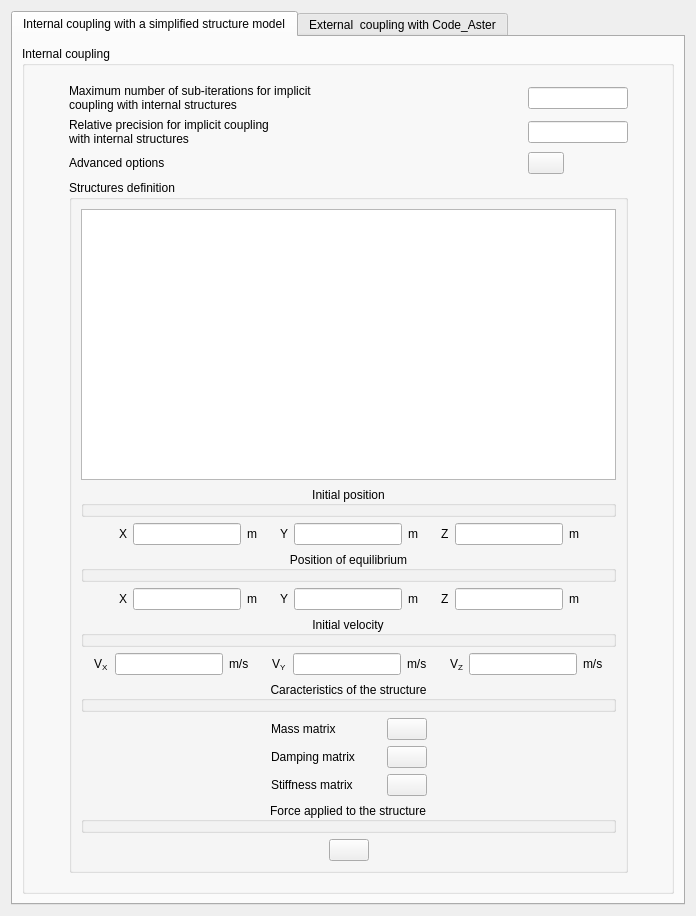
<ui version="4.0" >
 <class>FluidStructureInteractionForm</class>
 <widget class="QWidget" name="FluidStructureInteractionForm" >
  <property name="geometry" >
   <rect>
    <x>0</x>
    <y>0</y>
    <width>696</width>
    <height>916</height>
   </rect>
  </property>
  <property name="windowTitle" >
   <string>Form</string>
  </property>
  <layout class="QGridLayout" name="gridLayout_5" >
   <item rowspan="2" row="0" column="0" colspan="2" >
    <widget class="QTabWidget" name="tabWidget" >
     <property name="currentIndex" >
      <number>0</number>
     </property>
     <widget class="QWidget" name="tab" >
      <attribute name="title" >
       <string>Internal coupling with a simplified structure model</string>
      </attribute>
      <layout class="QGridLayout" name="gridLayout_4" >
       <item row="0" column="0" >
        <widget class="QGroupBox" name="groupBoxALE" >
         <property name="enabled" >
          <bool>true</bool>
         </property>
         <property name="acceptDrops" >
          <bool>false</bool>
         </property>
         <property name="autoFillBackground" >
          <bool>false</bool>
         </property>
         <property name="title" >
          <string>Internal coupling</string>
         </property>
         <property name="flat" >
          <bool>false</bool>
         </property>
         <property name="checkable" >
          <bool>false</bool>
         </property>
         <layout class="QGridLayout" name="gridLayout_3" >
          <item row="0" column="0" >
           <widget class="QFrame" name="frame" >
            <property name="frameShape" >
             <enum>QFrame::NoFrame</enum>
            </property>
            <property name="frameShadow" >
             <enum>QFrame::Raised</enum>
            </property>
            <layout class="QHBoxLayout" name="horizontalLayout_11" >
             <item>
              <spacer>
               <property name="orientation" >
                <enum>Qt::Horizontal</enum>
               </property>
               <property name="sizeHint" stdset="0" >
                <size>
                 <width>7</width>
                 <height>13</height>
                </size>
               </property>
              </spacer>
             </item>
             <item>
              <layout class="QVBoxLayout" name="verticalLayout_3" >
               <item>
                <layout class="QGridLayout" name="gridLayout" >
                 <item row="0" column="0" >
                  <widget class="QLabel" name="labelNALIMX" >
                   <property name="toolTip" >
                    <string>Code_Saturne key word: NALIMX</string>
                   </property>
                   <property name="text" >
                    <string>Maximum number of sub-iterations for implicit
coupling with internal structures</string>
                   </property>
                  </widget>
                 </item>
                 <item row="0" column="1" >
                  <spacer>
                   <property name="orientation" >
                    <enum>Qt::Horizontal</enum>
                   </property>
                   <property name="sizeHint" stdset="0" >
                    <size>
                     <width>16</width>
                     <height>16</height>
                    </size>
                   </property>
                  </spacer>
                 </item>
                 <item row="0" column="2" >
                  <widget class="QLineEdit" name="lineEditNALIMX" >
                   <property name="maximumSize" >
                    <size>
                     <width>100</width>
                     <height>16777215</height>
                    </size>
                   </property>
                   <property name="toolTip" >
                    <string>Code_Saturne key word: NALIMX</string>
                   </property>
                  </widget>
                 </item>
                 <item row="1" column="0" >
                  <widget class="QLabel" name="labelEPALIM" >
                   <property name="toolTip" >
                    <string>Code_Saturne key word: EPALIM</string>
                   </property>
                   <property name="text" >
                    <string>Relative precision for implicit coupling
with internal structures</string>
                   </property>
                  </widget>
                 </item>
                 <item row="1" column="1" >
                  <spacer>
                   <property name="orientation" >
                    <enum>Qt::Horizontal</enum>
                   </property>
                   <property name="sizeHint" stdset="0" >
                    <size>
                     <width>20</width>
                     <height>20</height>
                    </size>
                   </property>
                  </spacer>
                 </item>
                 <item row="1" column="2" >
                  <widget class="QLineEdit" name="lineEditEPALIM" >
                   <property name="maximumSize" >
                    <size>
                     <width>100</width>
                     <height>16777215</height>
                    </size>
                   </property>
                   <property name="toolTip" >
                    <string>Code_Saturne key word: EPALIM</string>
                   </property>
                  </widget>
                 </item>
                 <item row="2" column="0" >
                  <widget class="QLabel" name="label" >
                   <property name="text" >
                    <string>Advanced options</string>
                   </property>
                  </widget>
                 </item>
                 <item row="2" column="1" >
                  <spacer>
                   <property name="orientation" >
                    <enum>Qt::Horizontal</enum>
                   </property>
                   <property name="sizeHint" stdset="0" >
                    <size>
                     <width>20</width>
                     <height>22</height>
                    </size>
                   </property>
                  </spacer>
                 </item>
                 <item row="2" column="2" >
                  <widget class="QPushButton" name="pushButtonAdvanced" >
                   <property name="maximumSize" >
                    <size>
                     <width>36</width>
                     <height>16777215</height>
                    </size>
                   </property>
                   <property name="icon" >
                    <iconset resource="resources_pages.qrc" >
                     <normaloff>:/new/prefix1/icons/22x22/preferences-system.png</normaloff>:/new/prefix1/icons/22x22/preferences-system.png</iconset>
                   </property>
                   <property name="iconSize" >
                    <size>
                     <width>22</width>
                     <height>22</height>
                    </size>
                   </property>
                  </widget>
                 </item>
                </layout>
               </item>
               <item>
                <widget class="QGroupBox" name="groupBox" >
                 <property name="title" >
                  <string>Structures definition</string>
                 </property>
                 <layout class="QGridLayout" name="gridLayout_2" >
                  <item row="0" column="0" >
                   <layout class="QVBoxLayout" name="verticalLayout_2" >
                    <item>
                     <widget class="QTableView" name="tableInternalCoupling" />
                    </item>
                    <item>
                     <layout class="QVBoxLayout" name="verticalLayout" >
                      <item>
                       <widget class="QGroupBox" name="groupBox_2" >
                        <property name="title" >
                         <string>Initial position</string>
                        </property>
                        <property name="alignment" >
                         <set>Qt::AlignCenter</set>
                        </property>
                        <property name="flat" >
                         <bool>true</bool>
                        </property>
                       </widget>
                      </item>
                      <item>
                       <layout class="QHBoxLayout" name="horizontalLayout_5" >
                        <item>
                         <spacer name="horizontalSpacer_3" >
                          <property name="orientation" >
                           <enum>Qt::Horizontal</enum>
                          </property>
                          <property name="sizeHint" stdset="0" >
                           <size>
                            <width>13</width>
                            <height>13</height>
                           </size>
                          </property>
                         </spacer>
                        </item>
                        <item>
                         <layout class="QHBoxLayout" name="horizontalLayout" >
                          <item>
                           <widget class="QLabel" name="label_2" >
                            <property name="text" >
                             <string>X</string>
                            </property>
                           </widget>
                          </item>
                          <item>
                           <widget class="QLineEdit" name="lineEditInitialDisplacementX" >
                            <property name="toolTip" >
                             <string>Code_Saturne key word: XSTR0</string>
                            </property>
                           </widget>
                          </item>
                          <item>
                           <widget class="QLabel" name="label_5" >
                            <property name="text" >
                             <string>m</string>
                            </property>
                           </widget>
                          </item>
                          <item>
                           <spacer name="horizontalSpacer" >
                            <property name="orientation" >
                             <enum>Qt::Horizontal</enum>
                            </property>
                            <property name="sizeHint" stdset="0" >
                             <size>
                              <width>17</width>
                              <height>20</height>
                             </size>
                            </property>
                           </spacer>
                          </item>
                          <item>
                           <widget class="QLabel" name="label_3" >
                            <property name="text" >
                             <string>Y</string>
                            </property>
                           </widget>
                          </item>
                          <item>
                           <widget class="QLineEdit" name="lineEditInitialDisplacementY" >
                            <property name="toolTip" >
                             <string>Code_Saturne key word: XSTR0</string>
                            </property>
                           </widget>
                          </item>
                          <item>
                           <widget class="QLabel" name="label_6" >
                            <property name="text" >
                             <string>m</string>
                            </property>
                           </widget>
                          </item>
                          <item>
                           <spacer name="horizontalSpacer_2" >
                            <property name="orientation" >
                             <enum>Qt::Horizontal</enum>
                            </property>
                            <property name="sizeHint" stdset="0" >
                             <size>
                              <width>17</width>
                              <height>20</height>
                             </size>
                            </property>
                           </spacer>
                          </item>
                          <item>
                           <widget class="QLabel" name="label_4" >
                            <property name="text" >
                             <string>Z</string>
                            </property>
                           </widget>
                          </item>
                          <item>
                           <widget class="QLineEdit" name="lineEditInitialDisplacementZ" >
                            <property name="toolTip" >
                             <string>Code_Saturne key word: XSTR0</string>
                            </property>
                           </widget>
                          </item>
                          <item>
                           <widget class="QLabel" name="label_7" >
                            <property name="text" >
                             <string>m</string>
                            </property>
                           </widget>
                          </item>
                         </layout>
                        </item>
                        <item>
                         <spacer name="horizontalSpacer_4" >
                          <property name="orientation" >
                           <enum>Qt::Horizontal</enum>
                          </property>
                          <property name="sizeHint" stdset="0" >
                           <size>
                            <width>13</width>
                            <height>13</height>
                           </size>
                          </property>
                         </spacer>
                        </item>
                       </layout>
                      </item>
                      <item>
                       <widget class="QGroupBox" name="groupBox_3" >
                        <property name="title" >
                         <string>Position of equilibrium</string>
                        </property>
                        <property name="alignment" >
                         <set>Qt::AlignCenter</set>
                        </property>
                        <property name="flat" >
                         <bool>true</bool>
                        </property>
                       </widget>
                      </item>
                      <item>
                       <layout class="QHBoxLayout" name="horizontalLayout_6" >
                        <item>
                         <spacer name="horizontalSpacer_5" >
                          <property name="orientation" >
                           <enum>Qt::Horizontal</enum>
                          </property>
                          <property name="sizeHint" stdset="0" >
                           <size>
                            <width>13</width>
                            <height>13</height>
                           </size>
                          </property>
                         </spacer>
                        </item>
                        <item>
                         <layout class="QHBoxLayout" name="horizontalLayout_2" >
                          <item>
                           <widget class="QLabel" name="label_8" >
                            <property name="text" >
                             <string>X</string>
                            </property>
                           </widget>
                          </item>
                          <item>
                           <widget class="QLineEdit" name="lineEditEquilibriumDisplacementX" >
                            <property name="toolTip" >
                             <string>Code_Saturne key word: XSTREQ</string>
                            </property>
                           </widget>
                          </item>
                          <item>
                           <widget class="QLabel" name="label_9" >
                            <property name="text" >
                             <string>m</string>
                            </property>
                           </widget>
                          </item>
                          <item>
                           <spacer name="horizontalSpacer" >
                            <property name="orientation" >
                             <enum>Qt::Horizontal</enum>
                            </property>
                            <property name="sizeHint" stdset="0" >
                             <size>
                              <width>17</width>
                              <height>20</height>
                             </size>
                            </property>
                           </spacer>
                          </item>
                          <item>
                           <widget class="QLabel" name="label_10" >
                            <property name="text" >
                             <string>Y</string>
                            </property>
                           </widget>
                          </item>
                          <item>
                           <widget class="QLineEdit" name="lineEditEquilibriumDisplacementY" >
                            <property name="toolTip" >
                             <string>Code_Saturne key word: XSTREQ</string>
                            </property>
                           </widget>
                          </item>
                          <item>
                           <widget class="QLabel" name="label_11" >
                            <property name="text" >
                             <string>m</string>
                            </property>
                           </widget>
                          </item>
                          <item>
                           <spacer name="horizontalSpacer_2" >
                            <property name="orientation" >
                             <enum>Qt::Horizontal</enum>
                            </property>
                            <property name="sizeHint" stdset="0" >
                             <size>
                              <width>17</width>
                              <height>20</height>
                             </size>
                            </property>
                           </spacer>
                          </item>
                          <item>
                           <widget class="QLabel" name="label_12" >
                            <property name="text" >
                             <string>Z</string>
                            </property>
                           </widget>
                          </item>
                          <item>
                           <widget class="QLineEdit" name="lineEditEquilibriumDisplacementZ" >
                            <property name="toolTip" >
                             <string>Code_Saturne key word: XSTREQ</string>
                            </property>
                           </widget>
                          </item>
                          <item>
                           <widget class="QLabel" name="label_13" >
                            <property name="text" >
                             <string>m</string>
                            </property>
                           </widget>
                          </item>
                         </layout>
                        </item>
                        <item>
                         <spacer name="horizontalSpacer_6" >
                          <property name="orientation" >
                           <enum>Qt::Horizontal</enum>
                          </property>
                          <property name="sizeHint" stdset="0" >
                           <size>
                            <width>13</width>
                            <height>13</height>
                           </size>
                          </property>
                         </spacer>
                        </item>
                       </layout>
                      </item>
                      <item>
                       <widget class="QGroupBox" name="groupBox_4" >
                        <property name="title" >
                         <string>Initial velocity</string>
                        </property>
                        <property name="alignment" >
                         <set>Qt::AlignCenter</set>
                        </property>
                        <property name="flat" >
                         <bool>true</bool>
                        </property>
                       </widget>
                      </item>
                      <item>
                       <layout class="QHBoxLayout" name="horizontalLayout_7" >
                        <item>
                         <spacer name="horizontalSpacer_7" >
                          <property name="orientation" >
                           <enum>Qt::Horizontal</enum>
                          </property>
                          <property name="sizeHint" stdset="0" >
                           <size>
                            <width>13</width>
                            <height>13</height>
                           </size>
                          </property>
                         </spacer>
                        </item>
                        <item>
                         <layout class="QHBoxLayout" name="horizontalLayout_3" >
                          <item>
                           <widget class="QLabel" name="label_14" >
                            <property name="text" >
                             <string>V&lt;sub>X&lt;/sub></string>
                            </property>
                           </widget>
                          </item>
                          <item>
                           <widget class="QLineEdit" name="lineEditInitialVelocityX" >
                            <property name="toolTip" >
                             <string>Code_Saturne key word: VSTR0</string>
                            </property>
                           </widget>
                          </item>
                          <item>
                           <widget class="QLabel" name="label_15" >
                            <property name="text" >
                             <string>m/s</string>
                            </property>
                           </widget>
                          </item>
                          <item>
                           <spacer name="horizontalSpacer" >
                            <property name="orientation" >
                             <enum>Qt::Horizontal</enum>
                            </property>
                            <property name="sizeHint" stdset="0" >
                             <size>
                              <width>17</width>
                              <height>20</height>
                             </size>
                            </property>
                           </spacer>
                          </item>
                          <item>
                           <widget class="QLabel" name="label_16" >
                            <property name="text" >
                             <string>V&lt;sub>Y&lt;/sub></string>
                            </property>
                           </widget>
                          </item>
                          <item>
                           <widget class="QLineEdit" name="lineEditInitialVelocityY" >
                            <property name="toolTip" >
                             <string>Code_Saturne key word: VSTR0</string>
                            </property>
                           </widget>
                          </item>
                          <item>
                           <widget class="QLabel" name="label_17" >
                            <property name="text" >
                             <string>m/s</string>
                            </property>
                           </widget>
                          </item>
                          <item>
                           <spacer name="horizontalSpacer_2" >
                            <property name="orientation" >
                             <enum>Qt::Horizontal</enum>
                            </property>
                            <property name="sizeHint" stdset="0" >
                             <size>
                              <width>17</width>
                              <height>20</height>
                             </size>
                            </property>
                           </spacer>
                          </item>
                          <item>
                           <widget class="QLabel" name="label_18" >
                            <property name="text" >
                             <string>V&lt;sub>Z&lt;/sub></string>
                            </property>
                           </widget>
                          </item>
                          <item>
                           <widget class="QLineEdit" name="lineEditInitialVelocityZ" >
                            <property name="toolTip" >
                             <string>Code_Saturne key word: VSTR0</string>
                            </property>
                           </widget>
                          </item>
                          <item>
                           <widget class="QLabel" name="label_19" >
                            <property name="text" >
                             <string>m/s</string>
                            </property>
                           </widget>
                          </item>
                         </layout>
                        </item>
                        <item>
                         <spacer name="horizontalSpacer_8" >
                          <property name="orientation" >
                           <enum>Qt::Horizontal</enum>
                          </property>
                          <property name="sizeHint" stdset="0" >
                           <size>
                            <width>13</width>
                            <height>13</height>
                           </size>
                          </property>
                         </spacer>
                        </item>
                       </layout>
                      </item>
                      <item>
                       <widget class="QGroupBox" name="groupBox_5" >
                        <property name="title" >
                         <string>Caracteristics of the structure</string>
                        </property>
                        <property name="alignment" >
                         <set>Qt::AlignCenter</set>
                        </property>
                        <property name="flat" >
                         <bool>true</bool>
                        </property>
                       </widget>
                      </item>
                      <item>
                       <layout class="QHBoxLayout" name="horizontalLayout_10" >
                        <item>
                         <spacer name="horizontalSpacer_9" >
                          <property name="orientation" >
                           <enum>Qt::Horizontal</enum>
                          </property>
                          <property name="sizeHint" stdset="0" >
                           <size>
                            <width>40</width>
                            <height>20</height>
                           </size>
                          </property>
                         </spacer>
                        </item>
                        <item>
                         <widget class="QLabel" name="label_20" >
                          <property name="minimumSize" >
                           <size>
                            <width>110</width>
                            <height>0</height>
                           </size>
                          </property>
                          <property name="toolTip" >
                           <string>Code_Saturne key word: XMSTRU</string>
                          </property>
                          <property name="text" >
                           <string>Mass matrix</string>
                          </property>
                         </widget>
                        </item>
                        <item>
                         <widget class="QPushButton" name="pushButtonMassMatrix" >
                          <property name="toolTip" >
                           <string>Code_Saturne key word: XMSTRU</string>
                          </property>
                          <property name="text" >
                           <string/>
                          </property>
                          <property name="icon" >
                           <iconset resource="resources_pages.qrc" >
                            <normaloff>:/new/prefix1/icons/22x22/edit-find-replace.png</normaloff>:/new/prefix1/icons/22x22/edit-find-replace.png</iconset>
                          </property>
                          <property name="iconSize" >
                           <size>
                            <width>22</width>
                            <height>22</height>
                           </size>
                          </property>
                         </widget>
                        </item>
                        <item>
                         <spacer name="horizontalSpacer_10" >
                          <property name="orientation" >
                           <enum>Qt::Horizontal</enum>
                          </property>
                          <property name="sizeHint" stdset="0" >
                           <size>
                            <width>40</width>
                            <height>20</height>
                           </size>
                          </property>
                         </spacer>
                        </item>
                       </layout>
                      </item>
                      <item>
                       <layout class="QHBoxLayout" name="horizontalLayout_9" >
                        <item>
                         <spacer name="horizontalSpacer_11" >
                          <property name="orientation" >
                           <enum>Qt::Horizontal</enum>
                          </property>
                          <property name="sizeHint" stdset="0" >
                           <size>
                            <width>40</width>
                            <height>20</height>
                           </size>
                          </property>
                         </spacer>
                        </item>
                        <item>
                         <widget class="QLabel" name="label_22" >
                          <property name="minimumSize" >
                           <size>
                            <width>110</width>
                            <height>0</height>
                           </size>
                          </property>
                          <property name="toolTip" >
                           <string>Code_Saturne key word: XCSTRU</string>
                          </property>
                          <property name="text" >
                           <string>Damping matrix</string>
                          </property>
                         </widget>
                        </item>
                        <item>
                         <widget class="QPushButton" name="pushButtonDampingMatrix" >
                          <property name="toolTip" >
                           <string>Code_Saturne key word: XCSTRU</string>
                          </property>
                          <property name="text" >
                           <string/>
                          </property>
                          <property name="icon" >
                           <iconset resource="resources_pages.qrc" >
                            <normaloff>:/new/prefix1/icons/22x22/edit-find-replace.png</normaloff>:/new/prefix1/icons/22x22/edit-find-replace.png</iconset>
                          </property>
                          <property name="iconSize" >
                           <size>
                            <width>22</width>
                            <height>22</height>
                           </size>
                          </property>
                         </widget>
                        </item>
                        <item>
                         <spacer name="horizontalSpacer_12" >
                          <property name="orientation" >
                           <enum>Qt::Horizontal</enum>
                          </property>
                          <property name="sizeHint" stdset="0" >
                           <size>
                            <width>40</width>
                            <height>20</height>
                           </size>
                          </property>
                         </spacer>
                        </item>
                       </layout>
                      </item>
                      <item>
                       <layout class="QHBoxLayout" name="horizontalLayout_8" >
                        <item>
                         <spacer name="horizontalSpacer_13" >
                          <property name="orientation" >
                           <enum>Qt::Horizontal</enum>
                          </property>
                          <property name="sizeHint" stdset="0" >
                           <size>
                            <width>40</width>
                            <height>20</height>
                           </size>
                          </property>
                         </spacer>
                        </item>
                        <item>
                         <widget class="QLabel" name="label_21" >
                          <property name="minimumSize" >
                           <size>
                            <width>110</width>
                            <height>0</height>
                           </size>
                          </property>
                          <property name="toolTip" >
                           <string>Code_Saturne key word: XKSTRU</string>
                          </property>
                          <property name="text" >
                           <string>Stiffness matrix</string>
                          </property>
                         </widget>
                        </item>
                        <item>
                         <widget class="QPushButton" name="pushButtonStiffnessMatrix" >
                          <property name="toolTip" >
                           <string>Code_Saturne key word: XKSTRU</string>
                          </property>
                          <property name="text" >
                           <string/>
                          </property>
                          <property name="icon" >
                           <iconset resource="resources_pages.qrc" >
                            <normaloff>:/new/prefix1/icons/22x22/edit-find-replace.png</normaloff>:/new/prefix1/icons/22x22/edit-find-replace.png</iconset>
                          </property>
                          <property name="iconSize" >
                           <size>
                            <width>22</width>
                            <height>22</height>
                           </size>
                          </property>
                         </widget>
                        </item>
                        <item>
                         <spacer name="horizontalSpacer_14" >
                          <property name="orientation" >
                           <enum>Qt::Horizontal</enum>
                          </property>
                          <property name="sizeHint" stdset="0" >
                           <size>
                            <width>40</width>
                            <height>20</height>
                           </size>
                          </property>
                         </spacer>
                        </item>
                       </layout>
                      </item>
                      <item>
                       <widget class="QGroupBox" name="groupBox_8" >
                        <property name="title" >
                         <string>Force applied to the structure</string>
                        </property>
                        <property name="alignment" >
                         <set>Qt::AlignCenter</set>
                        </property>
                        <property name="flat" >
                         <bool>true</bool>
                        </property>
                        <property name="checkable" >
                         <bool>false</bool>
                        </property>
                       </widget>
                      </item>
                      <item>
                       <layout class="QHBoxLayout" name="horizontalLayout_12" >
                        <item>
                         <spacer name="horizontalSpacer_23" >
                          <property name="orientation" >
                           <enum>Qt::Horizontal</enum>
                          </property>
                          <property name="sizeHint" stdset="0" >
                           <size>
                            <width>40</width>
                            <height>20</height>
                           </size>
                          </property>
                         </spacer>
                        </item>
                        <item>
                         <widget class="QPushButton" name="pushButtonFluidForce" >
                          <property name="toolTip" >
                           <string>Code_Saturne key word: FORSTR</string>
                          </property>
                          <property name="text" >
                           <string/>
                          </property>
                          <property name="icon" >
                           <iconset resource="resources_pages.qrc" >
                            <normaloff>:/new/prefix1/icons/22x22/edit-find-replace.png</normaloff>:/new/prefix1/icons/22x22/edit-find-replace.png</iconset>
                          </property>
                          <property name="iconSize" >
                           <size>
                            <width>22</width>
                            <height>22</height>
                           </size>
                          </property>
                         </widget>
                        </item>
                        <item>
                         <spacer name="horizontalSpacer_24" >
                          <property name="orientation" >
                           <enum>Qt::Horizontal</enum>
                          </property>
                          <property name="sizeHint" stdset="0" >
                           <size>
                            <width>40</width>
                            <height>20</height>
                           </size>
                          </property>
                         </spacer>
                        </item>
                       </layout>
                      </item>
                     </layout>
                    </item>
                   </layout>
                  </item>
                 </layout>
                </widget>
               </item>
              </layout>
             </item>
             <item>
              <spacer>
               <property name="orientation" >
                <enum>Qt::Horizontal</enum>
               </property>
               <property name="sizeHint" stdset="0" >
                <size>
                 <width>6</width>
                 <height>17</height>
                </size>
               </property>
              </spacer>
             </item>
            </layout>
           </widget>
          </item>
         </layout>
        </widget>
       </item>
      </layout>
     </widget>
     <widget class="QWidget" name="tab_2" >
      <attribute name="title" >
       <string>External  coupling with Code_Aster</string>
      </attribute>
      <layout class="QGridLayout" name="gridLayout_8" >
       <item row="0" column="0" >
        <spacer name="horizontalSpacer_21" >
         <property name="orientation" >
          <enum>Qt::Horizontal</enum>
         </property>
         <property name="sizeHint" stdset="0" >
          <size>
           <width>126</width>
           <height>20</height>
          </size>
         </property>
        </spacer>
       </item>
       <item rowspan="2" row="0" column="1" >
        <widget class="QGroupBox" name="groupBox_9" >
         <property name="title" >
          <string>External coupling</string>
         </property>
         <property name="checkable" >
          <bool>false</bool>
         </property>
         <layout class="QVBoxLayout" name="verticalLayout_5" >
          <item>
           <widget class="QCheckBox" name="checkBoxPostSynchronization" >
            <property name="toolTip" >
             <string>Code_Saturne key word: ISYNCP</string>
            </property>
            <property name="layoutDirection" >
             <enum>Qt::RightToLeft</enum>
            </property>
            <property name="text" >
             <string>Fluid-structure post-treatement synchronisation</string>
            </property>
           </widget>
          </item>
          <item>
           <widget class="QGroupBox" name="groupBox_10" >
            <property name="title" >
             <string>Structures definition</string>
            </property>
            <layout class="QGridLayout" name="gridLayout_7" >
             <item row="0" column="0" >
              <layout class="QVBoxLayout" name="verticalLayout_4" >
               <item>
                <widget class="QTableView" name="tableExternalCoupling" />
               </item>
               <item>
                <widget class="QGroupBox" name="groupBox_11" >
                 <property name="title" >
                  <string>Blocage des DDL de force:</string>
                 </property>
                 <property name="alignment" >
                  <set>Qt::AlignCenter</set>
                 </property>
                 <property name="flat" >
                  <bool>true</bool>
                 </property>
                </widget>
               </item>
               <item>
                <layout class="QGridLayout" name="gridLayout_6" >
                 <item row="0" column="0" >
                  <spacer name="horizontalSpacer_15" >
                   <property name="orientation" >
                    <enum>Qt::Horizontal</enum>
                   </property>
                   <property name="sizeHint" stdset="0" >
                    <size>
                     <width>40</width>
                     <height>20</height>
                    </size>
                   </property>
                  </spacer>
                 </item>
                 <item row="0" column="1" >
                  <widget class="QCheckBox" name="checkBoxDDLX" >
                   <property name="toolTip" >
                    <string>Code_Saturne key word: ASDDLF</string>
                   </property>
                   <property name="layoutDirection" >
                    <enum>Qt::RightToLeft</enum>
                   </property>
                   <property name="text" >
                    <string>DDLX</string>
                   </property>
                  </widget>
                 </item>
                 <item row="0" column="2" >
                  <spacer name="horizontalSpacer_16" >
                   <property name="orientation" >
                    <enum>Qt::Horizontal</enum>
                   </property>
                   <property name="sizeHint" stdset="0" >
                    <size>
                     <width>40</width>
                     <height>20</height>
                    </size>
                   </property>
                  </spacer>
                 </item>
                 <item rowspan="2" row="1" column="0" >
                  <spacer name="horizontalSpacer_18" >
                   <property name="orientation" >
                    <enum>Qt::Horizontal</enum>
                   </property>
                   <property name="sizeHint" stdset="0" >
                    <size>
                     <width>40</width>
                     <height>20</height>
                    </size>
                   </property>
                  </spacer>
                 </item>
                 <item row="1" column="1" >
                  <widget class="QCheckBox" name="checkBoxDDLY" >
                   <property name="toolTip" >
                    <string>Code_Saturne key word: ASDDLF</string>
                   </property>
                   <property name="layoutDirection" >
                    <enum>Qt::RightToLeft</enum>
                   </property>
                   <property name="text" >
                    <string>DDLY</string>
                   </property>
                  </widget>
                 </item>
                 <item row="1" column="2" >
                  <spacer name="horizontalSpacer_17" >
                   <property name="orientation" >
                    <enum>Qt::Horizontal</enum>
                   </property>
                   <property name="sizeHint" stdset="0" >
                    <size>
                     <width>40</width>
                     <height>20</height>
                    </size>
                   </property>
                  </spacer>
                 </item>
                 <item rowspan="2" row="2" column="1" >
                  <widget class="QCheckBox" name="checkBoxDDLZ" >
                   <property name="toolTip" >
                    <string>Code_Saturne key word: ASDDLF</string>
                   </property>
                   <property name="layoutDirection" >
                    <enum>Qt::RightToLeft</enum>
                   </property>
                   <property name="text" >
                    <string>DDLZ</string>
                   </property>
                  </widget>
                 </item>
                 <item row="3" column="0" >
                  <spacer name="horizontalSpacer_19" >
                   <property name="orientation" >
                    <enum>Qt::Horizontal</enum>
                   </property>
                   <property name="sizeHint" stdset="0" >
                    <size>
                     <width>40</width>
                     <height>20</height>
                    </size>
                   </property>
                  </spacer>
                 </item>
                 <item row="3" column="2" >
                  <spacer name="horizontalSpacer_20" >
                   <property name="orientation" >
                    <enum>Qt::Horizontal</enum>
                   </property>
                   <property name="sizeHint" stdset="0" >
                    <size>
                     <width>40</width>
                     <height>20</height>
                    </size>
                   </property>
                  </spacer>
                 </item>
                </layout>
               </item>
              </layout>
             </item>
            </layout>
           </widget>
          </item>
         </layout>
        </widget>
       </item>
       <item row="1" column="2" >
        <spacer name="horizontalSpacer_22" >
         <property name="orientation" >
          <enum>Qt::Horizontal</enum>
         </property>
         <property name="sizeHint" stdset="0" >
          <size>
           <width>126</width>
           <height>20</height>
          </size>
         </property>
        </spacer>
       </item>
       <item row="2" column="1" >
        <spacer name="verticalSpacer" >
         <property name="orientation" >
          <enum>Qt::Vertical</enum>
         </property>
         <property name="sizeHint" stdset="0" >
          <size>
           <width>20</width>
           <height>403</height>
          </size>
         </property>
        </spacer>
       </item>
      </layout>
     </widget>
    </widget>
   </item>
  </layout>
 </widget>
 <resources>
  <include location="resources_pages.qrc" />
 </resources>
 <connections/>
</ui>
